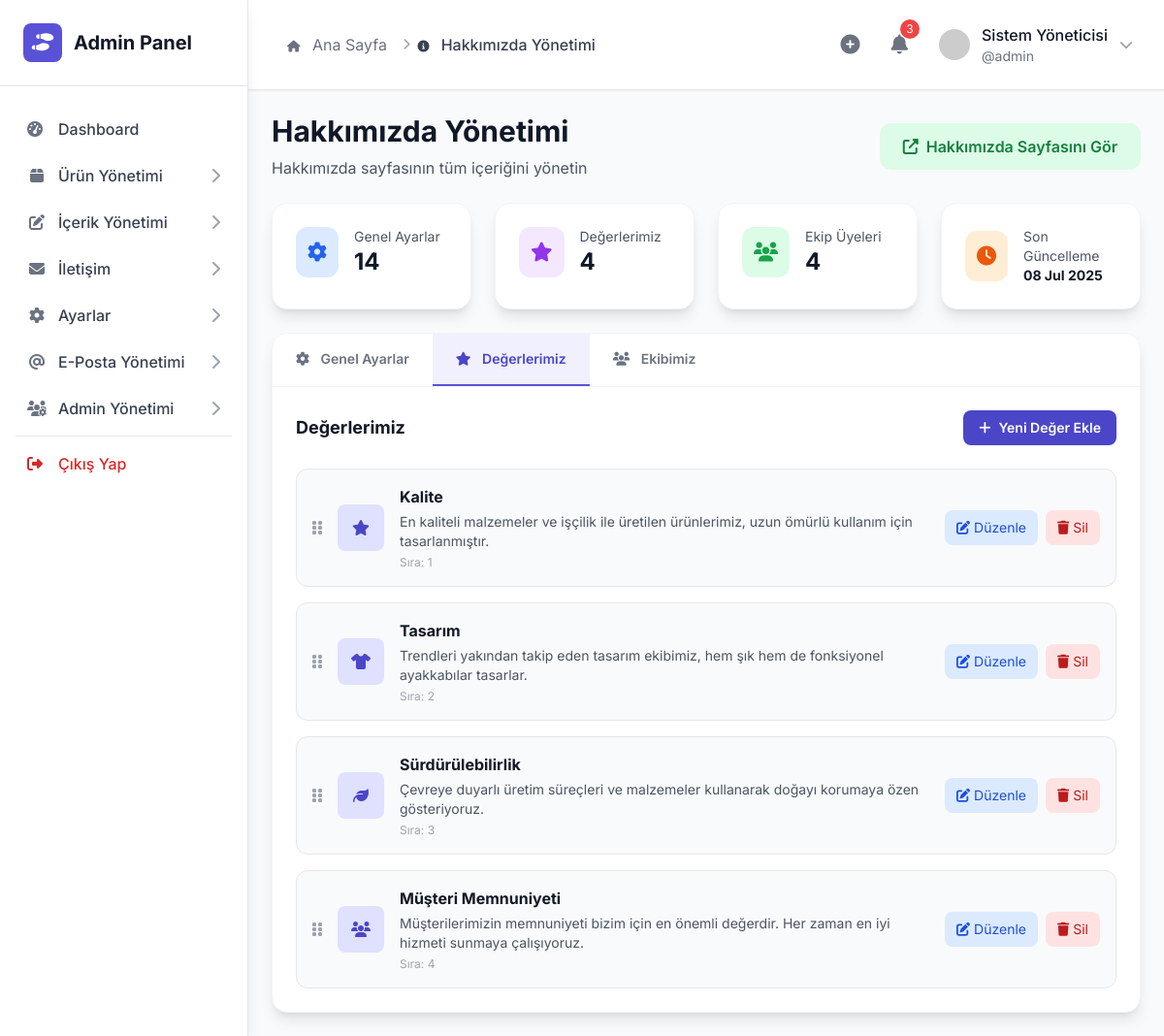
Page /admin/about.php?tab=values (signed in) on the committed database.
### tables this page shows
CREATE TABLE IF NOT EXISTS `about_content_blocks` (
  `id` bigint(20) NOT NULL AUTO_INCREMENT,
  `section` text NOT NULL,
  `title` text DEFAULT NULL,
  `subtitle` text DEFAULT NULL,
  `content` text DEFAULT NULL,
  `image_url` text DEFAULT NULL,
  `icon` text DEFAULT NULL,
  `sort_order` int(11) DEFAULT 0,
  `created_at` timestamp NULL DEFAULT current_timestamp(),
  `updated_at` timestamp NULL DEFAULT current_timestamp() ON UPDATE current_timestamp(),
  PRIMARY KEY (`id`)
);

### admin/about.php (the view, shortened to what the rows shown need)
<?php
require_once '../services/AboutService.php';
try {
    $aboutService = new AboutService();
    $aboutData = $aboutService->getAboutPageContent();
    $values = $aboutData['values'];
} catch (Exception $e) {
    $settings = [];
    $values = [];
    $team = [];
    $stats = ['total_settings' => 0, 'total_values' => 0, 'total_team' => 0, 'last_updated' => null];
    set_flash_message('error', 'Hakkımızda verileri yüklenirken bir hata oluştu: ' . $e->getMessage());
}
$active_tab = $_GET['tab'] ?? 'general';
include 'includes/header.php';
?>
<div class="space-y-6">
    <div class="flex flex-col lg:flex-row lg:items-center lg:justify-between">
        <div>
            <h1 class="text-3xl font-bold text-gray-900 mb-2">Hakkımızda Yönetimi</h1>
        </div>
    </div>
    <div class="bg-white rounded-2xl shadow-lg border border-gray-100 overflow-hidden">
        <div class="p-6">
            <div id="values-tab" class="tab-content <?= $active_tab !== 'values' ? 'hidden' : '' ?>">
                <div class="space-y-6">
                    <?php if (!empty($values)): ?>
                        <div id="values-list" class="space-y-4">
                            <?php foreach ($values as $value): ?>
                                <div class="content-block-item bg-gray-50 border border-gray-200 rounded-xl p-4 hover:bg-gray-100 transition-colors cursor-move"
                                     data-block-id="<?= $value['id'] ?>">
                                    <div class="flex items-center space-x-4">
                                        <div class="flex-shrink-0">
                                            <i class="fas fa-grip-vertical text-gray-400 cursor-move"></i>
                                        </div>
                                        <div class="flex-shrink-0">
                                            <div class="w-12 h-12 bg-primary-100 rounded-lg flex items-center justify-center">
                                                <i class="<?= htmlspecialchars($value['icon']) ?> text-primary-600"></i>
                                            </div>
                                        </div>
                                        <div class="flex-1 min-w-0">
                                            <h4 class="font-bold text-gray-900 mb-1"><?= htmlspecialchars($value['title']) ?></h4>
                                            <p class="text-gray-600 text-sm line-clamp-2"><?= htmlspecialchars($value['content']) ?></p>
                                            <p class="text-xs text-gray-400 mt-1">Sıra: <?= $value['sort_order'] ?></p>
                                        </div>
                                        <div class="flex-shrink-0 flex space-x-2">
                                            <a href="about-content-edit.php?id=<?= $value['id'] ?>"
                                               class="inline-flex items-center px-3 py-2 bg-blue-100 text-blue-700 rounded-lg hover:bg-blue-200 transition-colors text-sm">
                                                <i class="fas fa-edit mr-1"></i>
                                                Düzenle
                                            </a>
                                            <form method="POST" class="inline-block" onsubmit="return confirm('Bu değeri silmek istediğinizden emin misiniz?')">
                                                <button type="submit"
                                                        class="inline-flex items-center px-3 py-2 bg-red-100 text-red-700 rounded-lg hover:bg-red-200 transition-colors text-sm">
                                                    <i class="fas fa-trash mr-1"></i>
                                                    Sil
                                                </button>
                                            </form>
                                        </div>
                                    </div>
                                </div>
                            <?php endforeach; ?>
                        </div>
                    <?php endif; ?>
                </div>
            </div>
        </div>
    </div>
</div>
<?php
include 'includes/footer.php';
?>

### rows in the picture
about_content_blocks: title "Kalite", content "En kaliteli malzemeler ve işçilik ile üretilen ürünlerimiz, uzun ömürlü kullanım için tasarlanmıştır.", sort_order "1"
about_content_blocks: title "Tasarım", content "Trendleri yakından takip eden tasarım ekibimiz, hem şık hem de fonksiyonel ayakkabılar tasarlar.", sort_order "2"
about_content_blocks: title "Sürdürülebilirlik", content "Çevreye duyarlı üretim süreçleri ve malzemeler kullanarak doğayı korumaya özen gösteriyoruz.", sort_order "3"
about_content_blocks: title "Müşteri Memnuniyeti", content "Müşterilerimizin memnuniyeti bizim için en önemli değerdir. Her zaman en iyi hizmeti sunmaya çalışıyoruz.", sort_order "4"

### other values in the picture
$item['title'] "Dashboard"
$item['title'] "Ürün Yönetimi"
$item['title'] "İçerik Yönetimi"
$item['title'] "İletişim"
$item['title'] "Ayarlar"
$item['title'] "E-Posta Yönetimi"
$item['title'] "Admin Yönetimi"
$crumb['title'] "Ana Sayfa"
$crumb['title'] "Hakkımızda Yönetimi"
$admin_info['full_name'] "Sistem Yöneticisi"
$admin_info['username'] "admin"
$stats['total_settings'] "14"
$stats['total_values'] "4"
$stats['total_team'] "4"
date('d M Y', strtotime($stats['last_updated'])) "08 Jul 2025"
